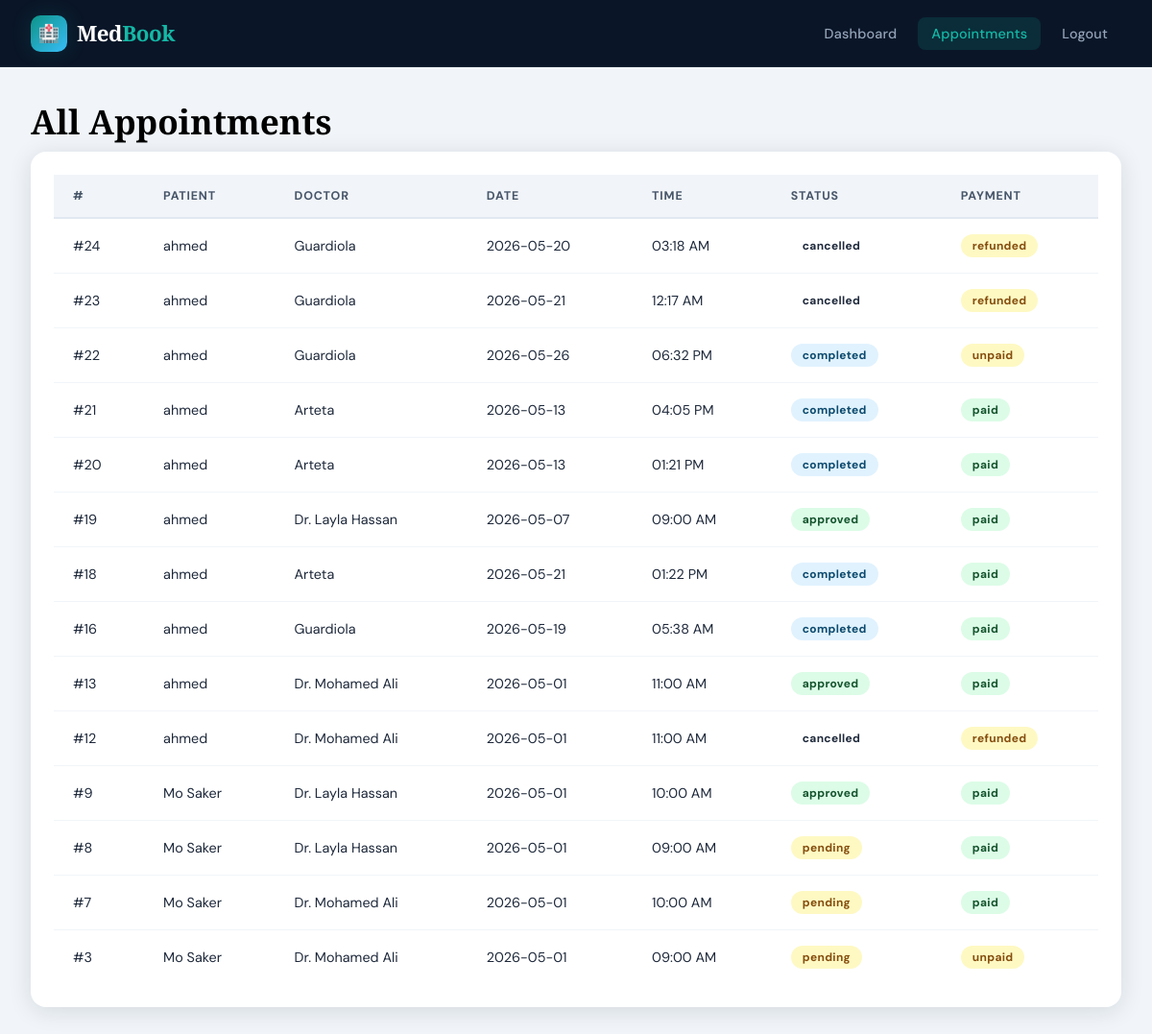
The app's page /admin/appointments (signed in) with its own data.
### models.py (models this page shows, shortened)
class Appointment(db.Model):
    __tablename__ = "appointments"
    id = db.Column(db.Integer, primary_key=True)
    patient_id = db.Column(db.Integer, db.ForeignKey("users.id"), nullable=False)
    doctor_id = db.Column(db.Integer, db.ForeignKey("doctors.id"), nullable=False)
    time_slot_id = db.Column(db.Integer, db.ForeignKey("time_slots.id"), nullable=False)
    status = db.Column(db.String(20), nullable=False, default="pending")
    meeting_link = db.Column(db.String(300), nullable=True)
    notes = db.Column(db.Text, nullable=True)
    doctor_notes = db.Column(db.Text, nullable=True)
    payment_status = db.Column(db.String(20), default="unpaid")
    created_at = db.Column(db.DateTime, default=datetime.utcnow)
    updated_at = db.Column(db.DateTime, default=datetime.utcnow, onupdate=datetime.utcnow)
    payment = db.relationship("Payment", backref="appointment", uselist=False, lazy=True)

class User(db.Model, UserMixin):
    __tablename__ = "users"
    id = db.Column(db.Integer, primary_key=True)
    name = db.Column(db.String(100), nullable=False)
    email = db.Column(db.String(150), unique=True, nullable=False)
    password_hash = db.Column(db.String(200), nullable=False)
    role = db.Column(db.String(20), nullable=False, default="patient")
    phone = db.Column(db.String(20), nullable=True)
    created_at = db.Column(db.DateTime, default=datetime.utcnow)
    is_active = db.Column(db.Boolean, default=True)
    appointments = db.relationship("Appointment", foreign_keys="Appointment.patient_id", backref="patient", lazy=True)
    payments = db.relationship("Payment", backref="user", lazy=True)
    doctor_profile = db.relationship("Doctor", backref="user", uselist=False, lazy=True, cascade="all, delete-orphan")

class TimeSlot(db.Model):
    __tablename__ = "time_slots"
    id = db.Column(db.Integer, primary_key=True)
    doctor_id = db.Column(db.Integer, db.ForeignKey("doctors.id"), nullable=False)
    date = db.Column(db.Date, nullable=False)
    start_time = db.Column(db.Time, nullable=False)
    end_time = db.Column(db.Time, nullable=False)
    is_available = db.Column(db.Boolean, default=True)
    created_at = db.Column(db.DateTime, default=datetime.utcnow)
    appointment = db.relationship("Appointment", backref="time_slot", uselist=False, lazy=True)

### routes/admin.py (the view)
@admin_bp.route("/appointments")
@admin_required
def all_appointments():
    appointments = (
        Appointment.query.order_by(Appointment.created_at.desc()).all()
    )
    return render_template("admin/appointments.html", appointments=appointments)

### models.py (called while the page is built)
@login_manager.user_loader
def load_user(user_id):
    return User.query.get(int(user_id))

### routes/admin.py (called while the page is built)
def admin_required(f):
    @wraps(f)
    def decorated(*args, **kwargs):
        if not current_user.is_authenticated:
            return redirect(url_for("auth.login"))
        if current_user.role != "admin":
            flash("Admin access required.", "danger")
            return redirect(url_for("main.index"))
        return f(*args, **kwargs)
    return decorated

### templates/admin/appointments.html (shortened to what this page needs)
<!DOCTYPE html>
<html lang="en">
<head><meta charset="UTF-8"><title>All Appointments - MedBook</title>
<link rel="stylesheet" href="{{ url_for('static', filename='css/style.css') }}"></head>
<body>
<div class="navbar">
  <a href="/" class="navbar-brand"><div class="brand-icon">🏥</div><div class="brand-text">Med<span>Book</span></div></a>
  <ul class="nav-links">
    <li><a href="{{ url_for('admin.dashboard') }}">Dashboard</a></li>
    <li><a href="{{ url_for('admin.all_appointments') }}" class="active">Appointments</a></li>
    <li><a href="{{ url_for('auth.logout') }}">Logout</a></li>
  </ul>
</div>
<div class="main-content">
  <h2 class="page-title">All Appointments</h2>
  <div class="card">
    <div class="card-body">
      {% if appointments %}
      <table>
        <thead><tr><th>#</th><th>Patient</th><th>Doctor</th><th>Date</th><th>Time</th><th>Status</th><th>Payment</th></tr></thead>
        <tbody>
          {% for appt in appointments %}
          <tr>
            <td>#{{ appt.id }}</td>
            <td>{{ appt.patient.name }}</td>
            <td>{{ appt.doctor.user.name }}</td>
            <td>{{ appt.time_slot.date if appt.time_slot else 'N/A' }}</td>
            <td>{{ appt.time_slot.start_time.strftime("%I:%M %p") if appt.time_slot else 'N/A' }}</td>
            <td><span class="badge badge-{{ appt.status }}">{{ appt.status }}</span></td>
            <td><span class="badge badge-{{ 'paid' if appt.payment_status=='paid' else 'pending' }}">{{ appt.payment_status }}</span></td>
          </tr>
          {% endfor %}
        </tbody>
      </table>
      {% else %}
      <div class="empty-state"><div class="empty-title">No appointments</div></div>
      {% endif %}
    </div>
  </div>
</div>
</body></html>

### static/css/style.css (style rules this page uses)
:root { --navy: #0a1628; --navy-mid: #0f2040; --teal: #0d9488; --teal-light: #14b8a6; --teal-glow: rgba(13,148,136,0.18); --sky: #38bdf8; --cream: #f8f6f1; --white: #ffffff; --gray-100: #f1f5f9; --gray-200: #e2e8f0; --gray-400: #94a3b8; --gray-600: #475569; --gray-800: #1e293b; --red: #ef4444; --amber: #f59e0b; --green: #22c55e; --radius: 16px; --radius-sm: 8px; --shadow: 0 4px 24px rgba(10,22,40,0.12); --shadow-lg: 0 12px 48px rgba(10,22,40,0.22); --transition: all 0.3s cubic-bezier(0.4,0,0.2,1); }
*, *::before, *::after { box-sizing: border-box; margin: 0; padding: 0; }
html { scroll-behavior: smooth; }
body { font-family: 'DM Sans', sans-serif; background: var(--cream); color: var(--gray-800); min-height: 100vh; overflow-x: hidden; }
.navbar { background: var(--navy); padding: 0 2rem; height: 70px; display: flex; align-items: center; justify-content: space-between; position: sticky; top: 0; z-index: 1000; border-bottom: 1px solid rgba(255,255,255,0.06); backdrop-filter: blur(12px); }
.navbar-brand { display: flex; align-items: center; gap: 10px; text-decoration: none; }
.brand-icon { width: 38px; height: 38px; background: linear-gradient(135deg, var(--teal), var(--sky)); border-radius: 10px; display: flex; align-items: center; justify-content: center; font-size: 18px; box-shadow: 0 0 20px var(--teal-glow); }
.brand-text { font-family: 'Playfair Display', serif; font-size: 1.4rem; font-weight: 700; color: var(--white); letter-spacing: -0.5px; }
.brand-text span { color: var(--teal-light); }
.nav-links { display: flex; align-items: center; gap: 8px; list-style: none; }
.nav-links a { color: var(--gray-400); text-decoration: none; font-size: 0.9rem; font-weight: 500; padding: 8px 14px; border-radius: var(--radius-sm); transition: var(--transition); letter-spacing: 0.2px; }
.nav-links a.active { color: var(--teal-light); background: var(--teal-glow); }
.card { background: var(--white); border-radius: var(--radius); box-shadow: var(--shadow); overflow: hidden; transition: var(--transition); }
.card-body { padding: 1.5rem; }
.page-title { font-family: 'Playfair Display', serif; font-size: 2.2rem; font-weight: 700; color: var(--white); margin-bottom: 0.5rem; }
.main-content { padding: 2rem; background: var(--gray-100); }
table { width: 100%; border-collapse: collapse; }
thead tr { background: var(--gray-100); border-bottom: 2px solid var(--gray-200); }
th { padding: 14px 20px; text-align: left; font-size: 0.78rem; font-weight: 700; color: var(--gray-600); letter-spacing: 0.8px; text-transform: uppercase; }
td { padding: 16px 20px; border-bottom: 1px solid var(--gray-100); font-size: 0.9rem; color: var(--gray-800); }
tr:last-child td { border-bottom: none; }
.badge { display: inline-flex; align-items: center; gap: 4px; padding: 4px 12px; border-radius: 100px; font-size: 0.75rem; font-weight: 700; letter-spacing: 0.3px; }
.badge-pending { background: #fef9c3; color: #854d0e; }
.badge-approved { background: #dcfce7; color: #14532d; }
.badge-completed { background: #e0f2fe; color: #0c4a6e; }
.badge-paid { background: #dcfce7; color: #14532d; }
h2, h3, h4, h5 { color: #000 !important; }
.page-title { color: #000 !important; font-weight: 700; }

### records on screen
Appointment: id "24", patient.name "ahmed", doctor.user.name "Guardiola", time_slot "2026-05-20", time_slot.start_time "03:18 AM", status "cancelled", payment_status "refunded"
Appointment: id "23", patient.name "ahmed", doctor.user.name "Guardiola", time_slot "2026-05-21", time_slot.start_time "12:17 AM", status "cancelled", payment_status "refunded"
Appointment: id "22", patient.name "ahmed", doctor.user.name "Guardiola", time_slot "2026-05-26", time_slot.start_time "06:32 PM", status "completed", payment_status "unpaid"
Appointment: id "21", patient.name "ahmed", doctor.user.name "Arteta", time_slot "2026-05-13", time_slot.start_time "04:05 PM", status "completed", payment_status "paid"
Appointment: id "20", patient.name "ahmed", doctor.user.name "Arteta", time_slot "2026-05-13", time_slot.start_time "01:21 PM", status "completed", payment_status "paid"
Appointment: id "19", patient.name "ahmed", doctor.user.name "Dr. Layla Hassan", time_slot "2026-05-07", time_slot.start_time "09:00 AM", status "approved", payment_status "paid"
Appointment: id "18", patient.name "ahmed", doctor.user.name "Arteta", time_slot "2026-05-21", time_slot.start_time "01:22 PM", status "completed", payment_status "paid"
Appointment: id "16", patient.name "ahmed", doctor.user.name "Guardiola", time_slot "2026-05-19", time_slot.start_time "05:38 AM", status "completed", payment_status "paid"
Appointment: id "13", patient.name "ahmed", doctor.user.name "Dr. Mohamed Ali", time_slot "2026-05-01", time_slot.start_time "11:00 AM", status "approved", payment_status "paid"
Appointment: id "12", patient.name "ahmed", doctor.user.name "Dr. Mohamed Ali", time_slot "2026-05-01", time_slot.start_time "11:00 AM", status "cancelled", payment_status "refunded"
Appointment: id "9", patient.name "Mo Saker", doctor.user.name "Dr. Layla Hassan", time_slot "2026-05-01", time_slot.start_time "10:00 AM", status "approved", payment_status "paid"
Appointment: id "8", patient.name "Mo Saker", doctor.user.name "Dr. Layla Hassan", time_slot "2026-05-01", time_slot.start_time "09:00 AM", status "pending", payment_status "paid"
Appointment: id "7", patient.name "Mo Saker", doctor.user.name "Dr. Mohamed Ali", time_slot "2026-05-01", time_slot.start_time "10:00 AM", status "pending", payment_status "paid"
Appointment: id "3", patient.name "Mo Saker", doctor.user.name "Dr. Mohamed Ali", time_slot "2026-05-01", time_slot.start_time "09:00 AM", status "pending", payment_status "unpaid"
